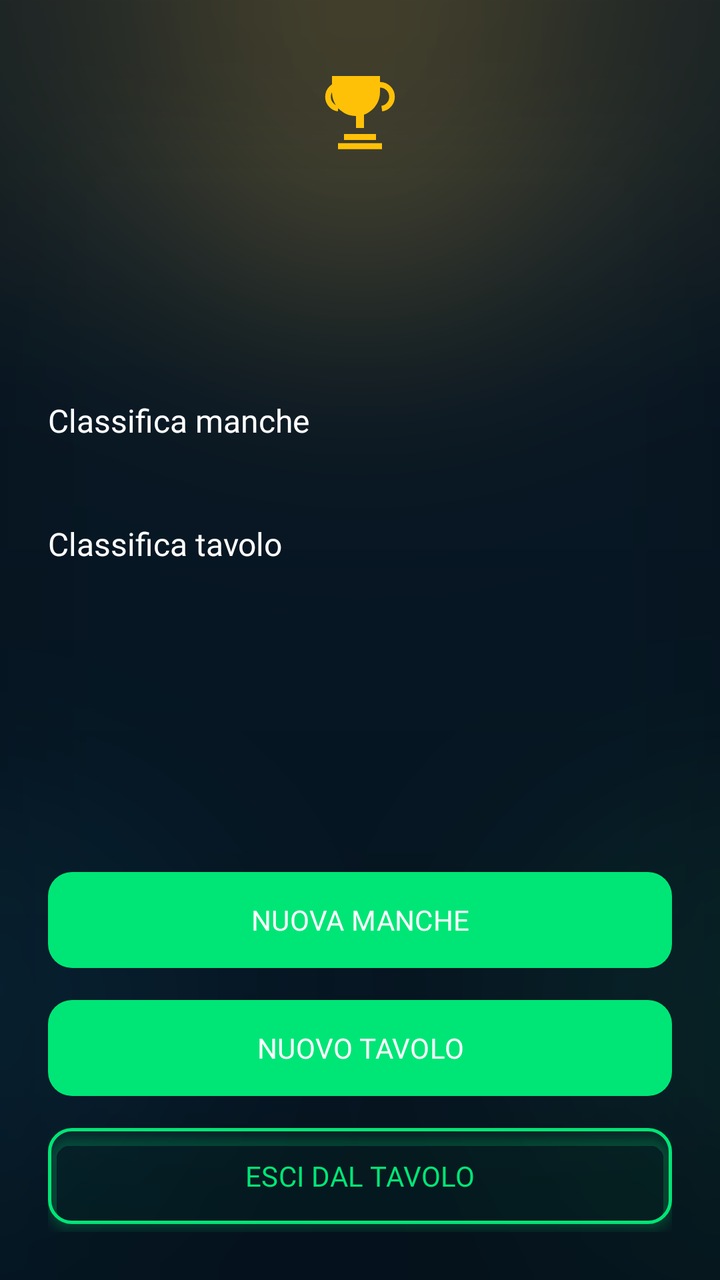
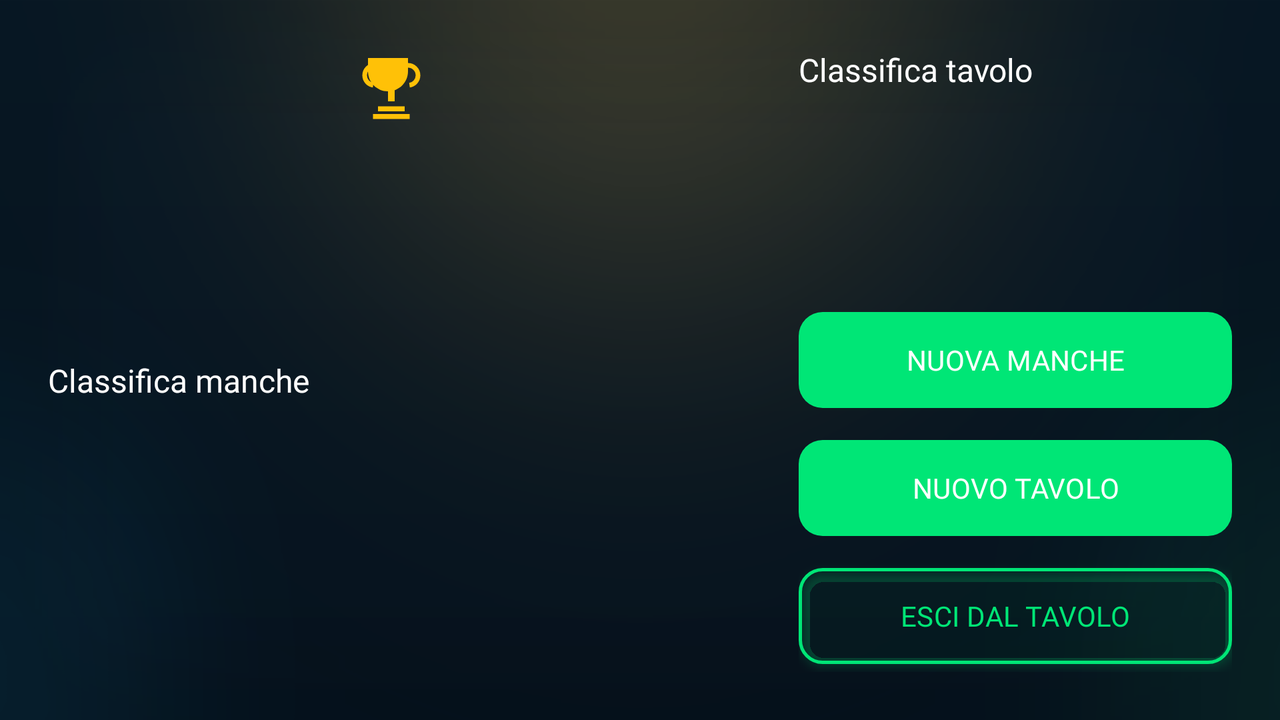

Two renders of one Android screen. The first uses the default layout on a phone; the second uses the alternative layout the repository ships for a different screen configuration, on a matching device. The two XML files are below.
<!-- AndroidManifest.xml: application theme Theme.GiocoDel15 -->
<!-- res/layout/activity_result.xml -->
<?xml version="1.0" encoding="utf-8"?>
<androidx.constraintlayout.widget.ConstraintLayout xmlns:android="http://schemas.android.com/apk/res/android"
    xmlns:app="http://schemas.android.com/apk/res-auto"
    android:layout_width="match_parent"
    android:layout_height="match_parent"
    android:background="@drawable/bg_result_activity"
    android:padding="@dimen/screen_padding">

    <ImageView
        android:id="@+id/winnerTrophy"
        android:layout_width="@dimen/icon_48"
        android:layout_height="@dimen/icon_48"
        android:layout_marginTop="@dimen/space_8"
        android:src="@drawable/ic_emoji_events"
        android:contentDescription="@string/cd_trophy"
        app:tint="@color/game_gold"
        app:layout_constraintEnd_toEndOf="parent"
        app:layout_constraintStart_toStartOf="parent"
        app:layout_constraintTop_toTopOf="parent" />

    <TextView
        android:id="@+id/winnerTitle"
        android:layout_width="0dp"
        android:layout_height="wrap_content"
        android:layout_marginTop="@dimen/space_12"
        android:gravity="center"
        android:textAlignment="center"
        android:textAppearance="@style/TextAppearance.GiocoDel15.ScreenTitle"
        app:layout_constraintEnd_toEndOf="parent"
        app:layout_constraintStart_toStartOf="parent"
        app:layout_constraintTop_toBottomOf="@id/winnerTrophy" />

    <TextView
        android:id="@+id/winnerTime"
        android:layout_width="0dp"
        android:layout_height="wrap_content"
        android:layout_marginTop="@dimen/space_8"
        android:fontFamily="@font/rajdhani_bold"
        android:gravity="center"
        android:textAlignment="center"
        android:textColor="@color/game_green"
        android:textSize="@dimen/section_title"
        android:shadowColor="#CC000000"
        android:shadowDx="0"
        android:shadowDy="1"
        android:shadowRadius="6"
        app:layout_constraintEnd_toEndOf="parent"
        app:layout_constraintStart_toStartOf="parent"
        app:layout_constraintTop_toBottomOf="@id/winnerTitle" />

    <ScrollView
        android:id="@+id/rankingScroll"
        android:layout_width="0dp"
        android:layout_height="0dp"
        android:layout_marginTop="@dimen/space_lg"
        app:layout_constraintBottom_toTopOf="@id/actionContainer"
        app:layout_constraintEnd_toEndOf="parent"
        app:layout_constraintStart_toStartOf="parent"
        app:layout_constraintTop_toBottomOf="@id/winnerTime">

        <LinearLayout
            android:layout_width="match_parent"
            android:layout_height="wrap_content"
            android:orientation="vertical">

            <TextView
                android:layout_width="match_parent"
                android:layout_height="wrap_content"
                android:fontFamily="@font/rajdhani_bold"
                android:text="@string/result_round_ranking"
                android:textColor="@color/game_text_primary"
                android:textSize="@dimen/body_size" />

            <LinearLayout
                android:id="@+id/rankingContainer"
                android:layout_width="match_parent"
                android:layout_height="wrap_content"
                android:layout_marginTop="@dimen/space_sm"
                android:orientation="vertical" />

            <TextView
                android:layout_width="match_parent"
                android:layout_height="wrap_content"
                android:layout_marginTop="@dimen/space_xl"
                android:fontFamily="@font/rajdhani_bold"
                android:text="@string/result_table_ranking"
                android:textColor="@color/game_text_primary"
                android:textSize="@dimen/body_size" />

            <LinearLayout
                android:id="@+id/tableRankingContainer"
                android:layout_width="match_parent"
                android:layout_height="wrap_content"
                android:layout_marginTop="@dimen/space_sm"
                android:orientation="vertical" />

            <TextView
                android:id="@+id/tableStatus"
                android:layout_width="match_parent"
                android:layout_height="wrap_content"
                android:layout_marginTop="@dimen/space_lg"
                android:gravity="center"
                android:textColor="@color/game_text_secondary"
                android:textSize="@dimen/body_size" />
        </LinearLayout>
    </ScrollView>

    <LinearLayout
        android:id="@+id/actionContainer"
        android:layout_width="0dp"
        android:layout_height="wrap_content"
        android:orientation="vertical"
        app:layout_constraintBottom_toBottomOf="parent"
        app:layout_constraintEnd_toEndOf="parent"
        app:layout_constraintStart_toStartOf="parent">

        <com.google.android.material.button.MaterialButton
            android:id="@+id/newRoundButton"
            style="@style/Widget.GiocoDel15.PrimaryButton"
            android:layout_width="match_parent"
            android:layout_height="wrap_content"
            android:text="@string/result_new_round"
            app:backgroundTint="@color/game_primary" />

        <com.google.android.material.button.MaterialButton
            android:id="@+id/newTableButton"
            style="@style/Widget.GiocoDel15.PrimaryButton"
            android:layout_width="match_parent"
            android:layout_height="wrap_content"
            android:layout_marginTop="@dimen/space_sm"
            android:text="@string/result_new_table"
            app:backgroundTint="@color/game_primary" />

        <com.google.android.material.button.MaterialButton
            android:id="@+id/closeButton"
            style="@style/Widget.GiocoDel15.OutlineButton"
            android:layout_width="match_parent"
            android:layout_height="wrap_content"
            android:layout_marginTop="@dimen/space_sm"
            android:text="@string/result_close" />
    </LinearLayout>

</androidx.constraintlayout.widget.ConstraintLayout>
<!-- resources referenced by this layout -->
<resources>
  <color name="game_gold">#FFC107</color>
  <color name="game_green">#00E676</color>
  <color name="game_primary">@color/game_green</color>
  <color name="game_text_primary">#FFFFFF</color>
  <color name="game_text_secondary">#A9B6C9</color>
  <dimen name="body_size">16sp</dimen>
  <dimen name="icon_48">48dp</dimen>
  <dimen name="screen_padding">24dp</dimen>
  <dimen name="section_title">20sp</dimen>
  <dimen name="space_12">12dp</dimen>
  <dimen name="space_8">8dp</dimen>
  <dimen name="space_lg">24dp</dimen>
  <dimen name="space_sm">8dp</dimen>
  <dimen name="space_xl">32dp</dimen>
  <string name="cd_trophy">Trofeo vittoria</string>
  <string name="result_close">ESCI DAL TAVOLO</string>
  <string name="result_new_round">NUOVA MANCHE</string>
  <string name="result_new_table">NUOVO TAVOLO</string>
  <string name="result_round_ranking">Classifica manche</string>
  <string name="result_table_ranking">Classifica tavolo</string>
  <style name="TextAppearance.GiocoDel15.ScreenTitle" parent="TextAppearance.Material3.HeadlineMedium">
          <item name="android:fontFamily">@font/russo_one</item>
          <item name="android:textSize">@dimen/screen_title</item>
          <item name="android:textColor">@color/game_text_primary</item>
          <item name="android:shadowColor">#CC000000</item>
          <item name="android:shadowDx">0</item>
          <item name="android:shadowDy">2</item>
          <item name="android:shadowRadius">8</item>
      </style>
  <style name="Widget.GiocoDel15.OutlineButton" parent="Widget.Material3.Button.OutlinedButton">
          <item name="android:minHeight">@dimen/button_height</item>
          <item name="cornerRadius">@dimen/radius_md</item>
          <item name="android:fontFamily">@font/rajdhani_bold</item>
          <item name="android:textAllCaps">false</item>
          <item name="strokeColor">@color/game_primary</item>
          <item name="strokeWidth">@dimen/outline_stroke_width</item>
          <item name="android:textColor">@color/game_primary</item>
          <item name="android:elevation">@dimen/button_outline_elevation</item>
          <item name="android:outlineAmbientShadowColor">@color/game_primary</item>
          <item name="android:outlineSpotShadowColor">@color/game_primary</item>
      </style>
  <style name="Widget.GiocoDel15.PrimaryButton" parent="Widget.Material3.Button">
          <item name="android:minHeight">@dimen/button_height</item>
          <item name="cornerRadius">@dimen/radius_md</item>
          <item name="android:fontFamily">@font/rajdhani_bold</item>
          <item name="android:textAllCaps">false</item>
          <item name="android:elevation">@dimen/button_elevation</item>
          <item name="android:outlineAmbientShadowColor">@color/game_primary</item>
          <item name="android:outlineSpotShadowColor">@color/game_primary</item>
      </style>
  <style name="Theme.GiocoDel15" parent="Theme.Material3.DayNight.NoActionBar">
          <item name="android:fontFamily">@font/rajdhani_semibold</item>
          <item name="android:colorAccent">@color/game_secondary</item>
          <item name="android:navigationBarColor">@android:color/transparent</item>
          <item name="android:statusBarColor">@android:color/transparent</item>
          <item name="android:windowLightStatusBar">false</item>
          <item name="android:windowLightNavigationBar" tools:targetApi="27">false</item>
          <item name="colorPrimary">@color/game_primary</item>
          <item name="colorSecondary">@color/game_secondary</item>
      </style>
  <dimen name="screen_title">36sp</dimen>
  <dimen name="button_height">56dp</dimen>
  <dimen name="radius_md">12dp</dimen>
  <dimen name="outline_stroke_width">1.5dp</dimen>
  <dimen name="button_outline_elevation">3dp</dimen>
  <dimen name="button_elevation">6dp</dimen>
  <color name="game_secondary">@color/game_cyan</color>
  <color name="game_cyan">#00BFFF</color>
  <!-- some entries are left out for length -->
</resources>
<!-- res/layout-land/activity_result.xml (the repository's variant of the layout above) -->
<!-- drawn on the phone turned sideways -->
<?xml version="1.0" encoding="utf-8"?>
<androidx.constraintlayout.widget.ConstraintLayout xmlns:android="http://schemas.android.com/apk/res/android"
    xmlns:app="http://schemas.android.com/apk/res-auto"
    android:layout_width="match_parent"
    android:layout_height="match_parent"
    android:background="@drawable/bg_result_activity"
    android:padding="@dimen/space_lg">

    <LinearLayout
        android:id="@+id/leftPanel"
        android:layout_width="0dp"
        android:layout_height="0dp"
        android:orientation="vertical"
        app:layout_constraintBottom_toBottomOf="parent"
        app:layout_constraintEnd_toStartOf="@id/rightPanel"
        app:layout_constraintStart_toStartOf="parent"
        app:layout_constraintTop_toTopOf="parent"
        app:layout_constraintWidth_percent="0.58">

        <ImageView
            android:id="@+id/winnerTrophy"
            android:layout_width="@dimen/icon_40"
            android:layout_height="@dimen/icon_40"
            android:layout_gravity="center_horizontal"
            android:src="@drawable/ic_emoji_events"
            android:contentDescription="@string/cd_trophy"
            app:tint="@color/game_gold" />

        <TextView
            android:id="@+id/winnerTitle"
            android:layout_width="match_parent"
            android:layout_height="wrap_content"
            android:layout_marginTop="@dimen/space_8"
            android:fontFamily="@font/russo_one"
            android:gravity="center"
            android:textAlignment="center"
            android:textColor="@color/game_text_primary"
            android:textSize="@dimen/screen_title"
            android:shadowColor="#CC000000"
            android:shadowDx="0"
            android:shadowDy="2"
            android:shadowRadius="8" />

        <TextView
            android:id="@+id/winnerTime"
            android:layout_width="match_parent"
            android:layout_height="wrap_content"
            android:layout_marginTop="@dimen/space_8"
            android:fontFamily="@font/rajdhani_bold"
            android:gravity="center"
            android:textAlignment="center"
            android:textColor="@color/game_green"
            android:textSize="@dimen/section_title"
            android:shadowColor="#CC000000"
            android:shadowDx="0"
            android:shadowDy="1"
            android:shadowRadius="6" />

        <TextView
            android:layout_width="match_parent"
            android:layout_height="wrap_content"
            android:layout_marginTop="@dimen/space_lg"
            android:fontFamily="@font/rajdhani_bold"
            android:text="@string/result_round_ranking"
            android:textColor="@color/game_text_primary"
            android:textSize="@dimen/body_size" />

        <ScrollView
            android:id="@+id/rankingScroll"
            android:layout_width="match_parent"
            android:layout_height="0dp"
            android:layout_weight="1"
            android:layout_marginTop="@dimen/space_sm">

            <LinearLayout
                android:id="@+id/rankingContainer"
                android:layout_width="match_parent"
                android:layout_height="wrap_content"
                android:orientation="vertical" />
        </ScrollView>
    </LinearLayout>

    <LinearLayout
        android:id="@+id/rightPanel"
        android:layout_width="0dp"
        android:layout_height="0dp"
        android:layout_marginStart="@dimen/space_xl"
        android:orientation="vertical"
        app:layout_constraintBottom_toBottomOf="parent"
        app:layout_constraintEnd_toEndOf="parent"
        app:layout_constraintStart_toEndOf="@id/leftPanel"
        app:layout_constraintTop_toTopOf="parent">

        <TextView
            android:layout_width="match_parent"
            android:layout_height="wrap_content"
            android:fontFamily="@font/rajdhani_bold"
            android:text="@string/result_table_ranking"
            android:textColor="@color/game_text_primary"
            android:textSize="@dimen/body_size" />

        <ScrollView
            android:layout_width="match_parent"
            android:layout_height="0dp"
            android:layout_weight="1"
            android:layout_marginTop="@dimen/space_sm">

            <LinearLayout
                android:id="@+id/tableRankingContainer"
                android:layout_width="match_parent"
                android:layout_height="wrap_content"
                android:orientation="vertical" />
        </ScrollView>

        <TextView
            android:id="@+id/tableStatus"
            android:layout_width="match_parent"
            android:layout_height="wrap_content"
            android:layout_marginTop="@dimen/space_md"
            android:gravity="center"
            android:textColor="@color/game_text_secondary"
            android:textSize="@dimen/body_size" />

        <LinearLayout
            android:id="@+id/actionContainer"
            android:layout_width="match_parent"
            android:layout_height="wrap_content"
            android:layout_marginTop="@dimen/space_md"
            android:orientation="vertical">

            <com.google.android.material.button.MaterialButton
                android:id="@+id/newRoundButton"
                style="@style/Widget.GiocoDel15.PrimaryButton"
                android:layout_width="match_parent"
                android:layout_height="wrap_content"
                android:text="@string/result_new_round"
                app:backgroundTint="@color/game_primary" />

            <com.google.android.material.button.MaterialButton
                android:id="@+id/newTableButton"
                style="@style/Widget.GiocoDel15.PrimaryButton"
                android:layout_width="match_parent"
                android:layout_height="wrap_content"
                android:layout_marginTop="@dimen/space_sm"
                android:text="@string/result_new_table"
                app:backgroundTint="@color/game_primary" />

            <com.google.android.material.button.MaterialButton
                android:id="@+id/closeButton"
                style="@style/Widget.GiocoDel15.OutlineButton"
                android:layout_width="match_parent"
                android:layout_height="wrap_content"
                android:layout_marginTop="@dimen/space_sm"
                android:text="@string/result_close" />
        </LinearLayout>
    </LinearLayout>

</androidx.constraintlayout.widget.ConstraintLayout>
<!-- resources referenced by the variant -->
<!-- as the phone turned sideways resolves them -->
<resources>
  <color name="game_gold">#FFC107</color>
  <color name="game_green">#00E676</color>
  <color name="game_primary">@color/game_green</color>
  <color name="game_text_primary">#FFFFFF</color>
  <color name="game_text_secondary">#A9B6C9</color>
  <dimen name="body_size">16sp</dimen>
  <dimen name="icon_40">40dp</dimen>
  <dimen name="screen_title">36sp</dimen>
  <dimen name="section_title">20sp</dimen>
  <dimen name="space_8">8dp</dimen>
  <dimen name="space_lg">24dp</dimen>
  <dimen name="space_md">16dp</dimen>
  <dimen name="space_sm">8dp</dimen>
  <dimen name="space_xl">32dp</dimen>
  <string name="cd_trophy">Trofeo vittoria</string>
  <string name="result_close">ESCI DAL TAVOLO</string>
  <string name="result_new_round">NUOVA MANCHE</string>
  <string name="result_new_table">NUOVO TAVOLO</string>
  <string name="result_round_ranking">Classifica manche</string>
  <string name="result_table_ranking">Classifica tavolo</string>
  <style name="Widget.GiocoDel15.OutlineButton" parent="Widget.Material3.Button.OutlinedButton">
          <item name="android:minHeight">@dimen/button_height</item>
          <item name="cornerRadius">@dimen/radius_md</item>
          <item name="android:fontFamily">@font/rajdhani_bold</item>
          <item name="android:textAllCaps">false</item>
          <item name="strokeColor">@color/game_primary</item>
          <item name="strokeWidth">@dimen/outline_stroke_width</item>
          <item name="android:textColor">@color/game_primary</item>
          <item name="android:elevation">@dimen/button_outline_elevation</item>
          <item name="android:outlineAmbientShadowColor">@color/game_primary</item>
          <item name="android:outlineSpotShadowColor">@color/game_primary</item>
      </style>
  <style name="Widget.GiocoDel15.PrimaryButton" parent="Widget.Material3.Button">
          <item name="android:minHeight">@dimen/button_height</item>
          <item name="cornerRadius">@dimen/radius_md</item>
          <item name="android:fontFamily">@font/rajdhani_bold</item>
          <item name="android:textAllCaps">false</item>
          <item name="android:elevation">@dimen/button_elevation</item>
          <item name="android:outlineAmbientShadowColor">@color/game_primary</item>
          <item name="android:outlineSpotShadowColor">@color/game_primary</item>
      </style>
  <style name="Theme.GiocoDel15" parent="Theme.Material3.DayNight.NoActionBar">
          <item name="android:fontFamily">@font/rajdhani_semibold</item>
          <item name="android:colorAccent">@color/game_secondary</item>
          <item name="android:navigationBarColor">@android:color/transparent</item>
          <item name="android:statusBarColor">@android:color/transparent</item>
          <item name="android:windowLightStatusBar">false</item>
          <item name="android:windowLightNavigationBar" tools:targetApi="27">false</item>
          <item name="colorPrimary">@color/game_primary</item>
          <item name="colorSecondary">@color/game_secondary</item>
      </style>
  <dimen name="button_height">56dp</dimen>
  <dimen name="radius_md">12dp</dimen>
  <dimen name="outline_stroke_width">1.5dp</dimen>
  <dimen name="button_outline_elevation">3dp</dimen>
  <dimen name="button_elevation">6dp</dimen>
  <color name="game_secondary">@color/game_cyan</color>
  <color name="game_cyan">#00BFFF</color>
  <!-- some entries are left out for length -->
</resources>
